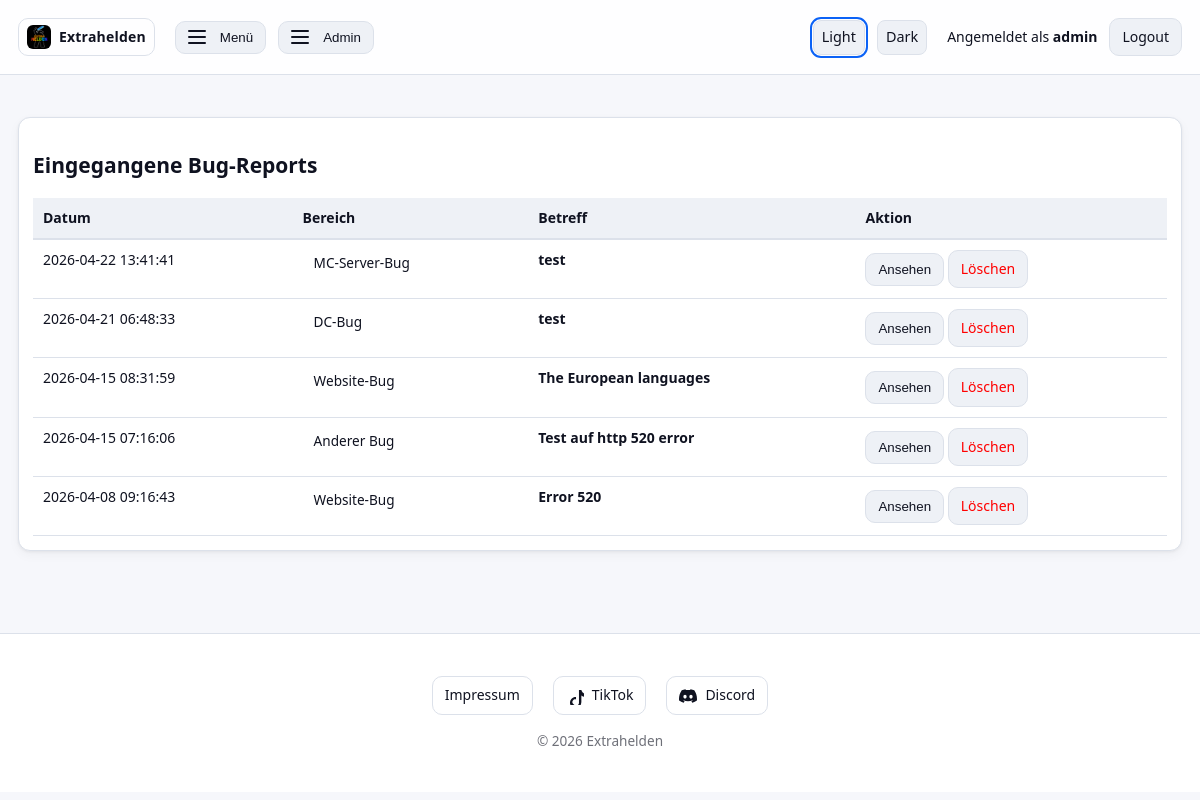
/old/server/bugs_admin.php (signed in), run on the app's committed database.
### tables this page shows
CREATE TABLE bug_reports (
    id INTEGER PRIMARY KEY AUTOINCREMENT,
    appl TEXT,
    title TEXT,
    description TEXT,
    pictures TEXT,
    created_at DATETIME DEFAULT CURRENT_TIMESTAMP
, archived INTEGER DEFAULT 0, status TEXT DEFAULT 'unbearbeitet');

### old/server/bugs_admin.php (the view, shortened to what this page needs)
<?php
require __DIR__ . '/_layout.php';
$pdo = db();
$reports = $pdo->query("SELECT * FROM bug_reports ORDER BY created_at DESC")->fetchAll();
?>
<section class="row">
    <div class="card" style="width:100%">
        <h2>Eingegangene Bug-Reports</h2>
        <?php if (empty($reports)): ?>
            <p><em>Keine Reports gefunden.</em></p>
        <?php else: ?>
            <table style="width:100%; border-collapse: collapse;">
                <thead>
                    <tr style="border-bottom: 2px solid var(--border); text-align: left;">
                        <th style="padding:10px">Datum</th>
                        <th style="padding:10px">Bereich</th>
                        <th style="padding:10px">Betreff</th>
                        <th style="padding:10px">Aktion</th>
                    </tr>
                </thead>
                <tbody>
                    <?php foreach ($reports as $r):
                    ?>
                        <tr style="border-bottom: 1px solid var(--border);">
                            <td style="padding:10px"><?=htmlspecialchars($r['created_at'])?></td>
                            <td style="padding:10px"><span class="badge"><?=htmlspecialchars($r['appl'])?></span></td>
                            <td style="padding:10px"><strong><?=htmlspecialchars($r['title'])?></strong></td>
                            <td style="padding:10px">
                                <button onclick="document.getElementById('details-<?=$r['id']?>').style.display='block'" class="btn">Ansehen</button>
                                <a href="?delete=<?=$r['id']?>" class="btn" style="color:red" onclick="return confirm('Wirklich löschen?')">Löschen</a>
                            </td>
                        </tr>
                    <?php endforeach; ?>
                </tbody>
            </table>
        <?php endif; ?>
    </div>
</section>

### _layout.php (style rules this page uses)
:root { --bg:#f6f7fb; --text:#0f1220; --card:#ffffff; --muted:#eef1f6; --border:#dce1ea; --link:#0b62f6; --primary:#0b62f6; --primary-contrast:#ffffff; --danger:#dc3545; --danger-contrast:#ffffff; --ok:#1a7f37; --warn:#a16300; --shadow:0 1px 3px rgba(0,0,0,.06),0 4px 12px rgba(0,0,0,.04); --radius:12px; --radius-sm:8px; --radius-lg:16px; --pad:14px; }
* { box-sizing:border-box }
html,body { height:100% }
body { margin:0; color:var(--text); background:var(--bg); font:14px/1.45 system-ui,-apple-system,Segoe UI,Roboto,Ubuntu,"Helvetica Neue",Arial,"Noto Sans","Liberation Sans",sans-serif; }
a { color:var(--link);text-decoration:none }
.row { display:flex;flex-wrap:wrap;gap:14px;align-items:flex-start }
.card { background:var(--card); border:1px solid var(--border); border-radius:var(--radius); padding:var(--pad); box-shadow:var(--shadow); flex: 0 0 auto; width: fit-content; max-width: 100%; min-width: unset; }
.btn { display:inline-flex;align-items:center;justify-content:center;gap:8px; padding:8px 12px;border:1px solid var(--border);border-radius:10px; background:var(--muted);color:var(--text);cursor:pointer;text-decoration:none;white-space:nowrap }
table { width:100%;border-collapse:separate;border-spacing:0 }
th,td { padding:8px 10px;border-bottom:1px solid var(--border);text-align:left;vertical-align:top;background:var(--card) }
thead th { position:sticky;top:0;background:var(--muted);z-index:1 }
.badge { padding:2px 10px;border-radius:999px;font-size:.85rem;display:inline-block;border:1px solid transparent }

### data on the page
bug_reports: created_at "2026-04-22 13:41:41", appl "MC-Server-Bug", title "test"
bug_reports: created_at "2026-04-21 06:48:33", appl "DC-Bug", title "test"
bug_reports: created_at "2026-04-15 08:31:59", appl "Website-Bug", title "The European languages"
bug_reports: created_at "2026-04-15 07:16:06", appl "Anderer Bug", title "Test auf http 520 error"
bug_reports: created_at "2026-04-08 09:16:43", appl "Website-Bug", title "Error 520"

### other printed values
$username "admin"
$label "Impressum"
$label "TikTok"
$label "Discord"
